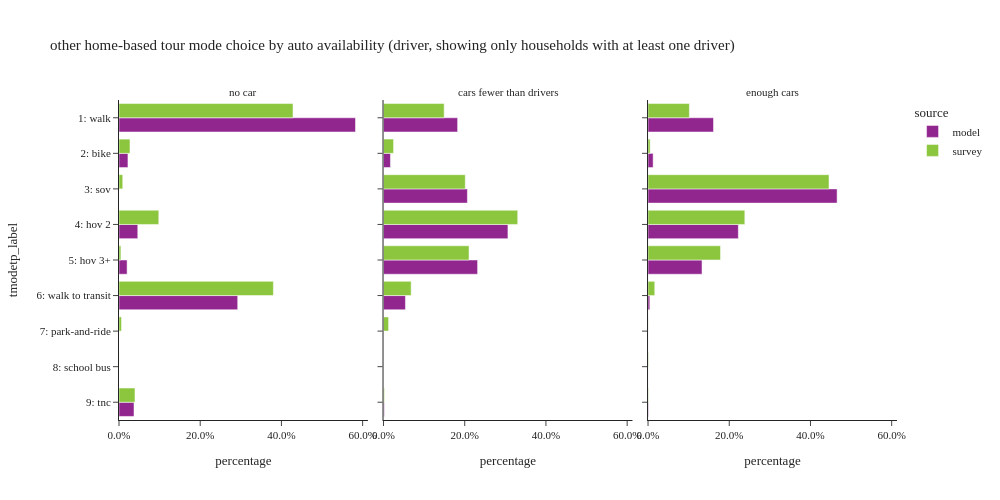

Notebook code for this chart:
### Code cell
plot_mode_choice(hb_tour.filter(pl.col('auto_available_driver') != "no dirver"), "auto_available_driver",
                 {"auto_available_driver": ["no car", "cars fewer than drivers", "enough cars"],
                  "tmodetp_label": list(mode_cat.values())},
                 "auto availability (driver, showing only households with at least one driver)", 3, 500, 1000)

### Figure 1 — Plotly figure (JSON) as saved in the notebook; plotly's stock layout.template omitted (floating-point values rounded to 4 significant figures)
{"data": [{"alignmentgroup": "True", "customdata": [[12], [102222], [3864], [8117], [3499], [51306], [6485]], "hovertemplate": "source=model<br>auto_available_driver=no car<br>percentage=%{x}<br>tmodetp_label=%{y}<br>sample count=%{customdata[0]}<extra></extra>", "legendgroup": "model", "marker": {"color": "#91268F", "pattern": {"shape": ""}}, "name": "model", "offsetgroup": "model", "orientation": "h", "showlegend": true, "textposition": "auto", "type": "bar", "x": [6.837e-05, 0.5824, 0.02202, 0.04625, 0.01994, 0.2923, 0.03695], "xaxis": "x", "y": [null, "1: walk", "2: bike", "4: hov 2", "5: hov 3+", "6: walk to transit", "9: tnc"], "yaxis": "y"}, {"alignmentgroup": "True", "customdata": [[6], [247], [28], [10], [19], [13], [132], [5], [1], [13]], "hovertemplate": "source=survey<br>auto_available_driver=no car<br>percentage=%{x}<br>tmodetp_label=%{y}<br>sample count=%{customdata[0]}<extra></extra>", "legendgroup": "survey", "marker": {"color": "#8CC63E", "pattern": {"shape": ""}}, "name": "survey", "offsetgroup": "survey", "orientation": "h", "showlegend": true, "textposition": "auto", "type": "bar", "x": [0.006504, 0.4286, 0.02706, 0.009232, 0.09802, 0.004675, 0.3802, 0.006213, 0.0001793, 0.03936], "xaxis": "x", "y": [null, "1: walk", "2: bike", "3: sov", "4: hov 2", "5: hov 3+", "6: walk to transit", "7: park-and-ride", "8: school bus", "9: tnc"], "yaxis": "y"}, {"alignmentgroup": "True", "customdata": [[16], [147549], [13809], [166996], [247734], [187339], [43645], [1480]], "hovertemplate": "source=model<br>auto_available_driver=cars fewer than drivers<br>percentage=%{x}<br>tmodetp_label=%{y}<br>sample count=%{customdata[0]}<extra></extra>", "legendgroup": "model", "marker": {"color": "#91268F", "pattern": {"shape": ""}}, "name": "model", "offsetgroup": "model", "orientation": "h", "showlegend": false, "textposition": "auto", "type": "bar", "x": [1.979e-05, 0.1825, 0.01708, 0.2065, 0.3064, 0.2317, 0.05398, 0.00183], "xaxis": "x2", "y": [null, "1: walk", "2: bike", "3: sov", "4: hov 2", "5: hov 3+", "6: walk to transit", "9: tnc"], "yaxis": "y2"}, {"alignmentgroup": "True", "customdata": [[5], [283], [35], [252], [279], [217], [36], [9], [2], [4]], "hovertemplate": "source=survey<br>auto_available_driver=cars fewer than drivers<br>percentage=%{x}<br>tmodetp_label=%{y}<br>sample count=%{customdata[0]}<extra></extra>", "legendgroup": "survey", "marker": {"color": "#8CC63E", "pattern": {"shape": ""}}, "name": "survey", "offsetgroup": "survey", "orientation": "h", "showlegend": false, "textposition": "auto", "type": "bar", "x": [0.0007275, 0.1493, 0.02471, 0.2014, 0.3305, 0.2106, 0.06807, 0.01246, 3.844e-05, 0.002202], "xaxis": "x2", "y": [null, "1: walk", "2: bike", "3: sov", "4: hov 2", "5: hov 3+", "6: walk to transit", "7: park-and-ride", "8: school bus", "9: tnc"], "yaxis": "y2"}, {"alignmentgroup": "True", "customdata": [[56], [303842], [23642], [877708], [419157], [250614], [8222], [1925]], "hovertemplate": "source=model<br>auto_available_driver=enough cars<br>percentage=%{x}<br>tmodetp_label=%{y}<br>sample count=%{customdata[0]}<extra></extra>", "legendgroup": "model", "marker": {"color": "#91268F", "pattern": {"shape": ""}}, "name": "model", "offsetgroup": "model", "orientation": "h", "showlegend": false, "textposition": "auto", "type": "bar", "x": [2.971e-05, 0.1612, 0.01254, 0.4656, 0.2223, 0.1329, 0.004361, 0.001021], "xaxis": "x3", "y": [null, "1: walk", "2: bike", "3: sov", "4: hov 2", "5: hov 3+", "6: walk to transit", "9: tnc"], "yaxis": "y3"}, {"alignmentgroup": "True", "customdata": [[8], [434], [45], [1134], [574], [325], [38], [2], [2], [7]], "hovertemplate": "source=survey<br>auto_available_driver=enough cars<br>percentage=%{x}<br>tmodetp_label=%{y}<br>sample count=%{customdata[0]}<extra></extra>", "legendgroup": "survey", "marker": {"color": "#8CC63E", "pattern": {"shape": ""}}, "name": "survey", "offsetgroup": "survey", "orientation": "h", "showlegend": false, "textposition": "auto", "type": "bar", "x": [0.01151, 0.1018, 0.005205, 0.4457, 0.2384, 0.1785, 0.01655, 0.0002159, 0.001132, 0.001087], "xaxis": "x3", "y": [null, "1: walk", "2: bike", "3: sov", "4: hov 2", "5: hov 3+", "6: walk to transit", "7: park-and-ride", "8: school bus", "9: tnc"], "yaxis": "y3"}], "layout": {"annotations": [{"font": {}, "showarrow": false, "text": "no car", "x": 0.16, "xanchor": "center", "xref": "paper", "y": 1.0, "yanchor": "bottom", "yref": "paper"}, {"font": {}, "showarrow": false, "text": "cars fewer than drivers", "x": 0.5, "xanchor": "center", "xref": "paper", "y": 1.0, "yanchor": "bottom", "yref": "paper"}, {"font": {}, "showarrow": false, "text": "enough cars", "x": 0.84, "xanchor": "center", "xref": "paper", "y": 1.0, "yanchor": "bottom", "yref": "paper"}], "barmode": "group", "height": 500, "legend": {"title": {"text": "source"}, "tracegroupgap": 0}, "title": {"text": "other home-based tour mode choice by auto availability (driver, showing only households with at least one driver)"}, "width": 1000, "xaxis": {"anchor": "y", "domain": [0.0, 0.32], "tickformat": ".1%", "title": {"text": "percentage"}}, "xaxis2": {"anchor": "y2", "domain": [0.34, 0.66], "matches": "x", "tickformat": ".1%", "title": {"text": "percentage"}}, "xaxis3": {"anchor": "y3", "domain": [0.68, 1.0], "matches": "x", "tickformat": ".1%", "title": {"text": "percentage"}}, "yaxis": {"anchor": "x", "categoryarray": ["9: tnc", "8: school bus", "7: park-and-ride", "6: walk to transit", "5: hov 3+", "4: hov 2", "3: sov", "2: bike", "1: walk"], "categoryorder": "array", "domain": [0.0, 1.0], "title": {"text": "tmodetp_label"}}, "yaxis2": {"anchor": "x2", "domain": [0.0, 1.0], "matches": "y", "showticklabels": false}, "yaxis3": {"anchor": "x3", "domain": [0.0, 1.0], "matches": "y", "showticklabels": false}}}
